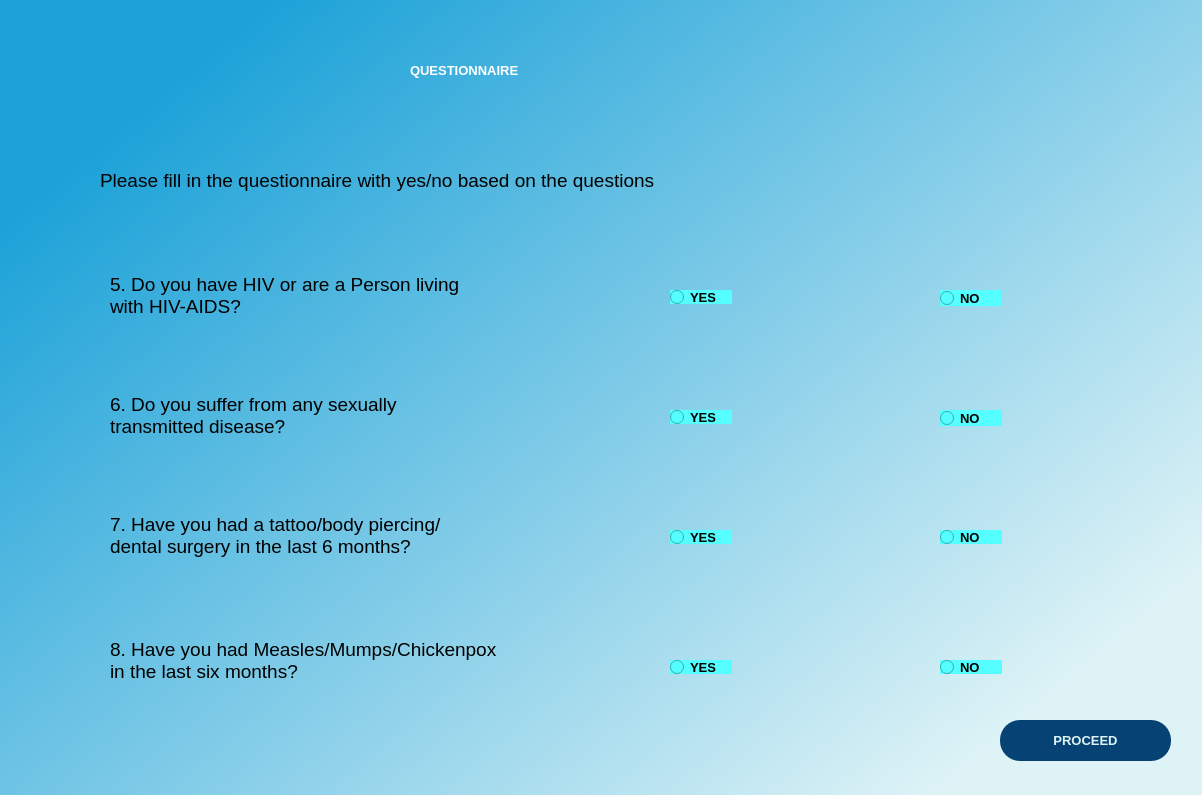
<?xml version="1.0" encoding="UTF-8"?>
<ui version="4.0">
 <class>Dialog</class>
 <widget class="QDialog" name="Dialog">
  <property name="geometry">
   <rect>
    <x>0</x>
    <y>0</y>
    <width>1202</width>
    <height>795</height>
   </rect>
  </property>
  <property name="windowTitle">
   <string>Dialog</string>
  </property>
  <widget class="QWidget" name="bgwidget" native="true">
   <property name="geometry">
    <rect>
     <x>0</x>
     <y>0</y>
     <width>1211</width>
     <height>831</height>
    </rect>
   </property>
   <property name="minimumSize">
    <size>
     <width>0</width>
     <height>831</height>
    </size>
   </property>
   <property name="font">
    <font>
     <pointsize>10</pointsize>
     <weight>75</weight>
     <bold>true</bold>
    </font>
   </property>
   <property name="styleSheet">
    <string notr="true">QWidget#bgwidget{
	background-color: rgb(85, 255, 255);
background-color:qlineargradient(spread:pad, x1:0.096, y1:0.158955, x2:0.893389, y2:0.813, stop:0 rgba(29, 162, 216, 255), stop:1 rgba(222, 243, 246, 255));}
</string>
   </property>
   <widget class="QLabel" name="label">
    <property name="geometry">
     <rect>
      <x>410</x>
      <y>30</y>
      <width>371</width>
      <height>81</height>
     </rect>
    </property>
    <property name="styleSheet">
     <string notr="true">font: 28pt &quot;MS Shell Dlg 2&quot;;color:white;</string>
    </property>
    <property name="text">
     <string>QUESTIONNAIRE </string>
    </property>
   </widget>
   <widget class="QLabel" name="label_2">
    <property name="geometry">
     <rect>
      <x>100</x>
      <y>160</y>
      <width>701</width>
      <height>41</height>
     </rect>
    </property>
    <property name="font">
     <font>
      <family>MS Shell Dlg 2</family>
      <pointsize>14</pointsize>
      <weight>50</weight>
      <italic>false</italic>
      <bold>false</bold>
     </font>
    </property>
    <property name="styleSheet">
     <string notr="true">font: 20pt &quot;MS Shell Dlg 2&quot;;color:black;
font: 14pt &quot;MS Shell Dlg 2&quot;;color:black;</string>
    </property>
    <property name="text">
     <string>Please fill in the questionnaire with yes/no based on the questions </string>
    </property>
   </widget>
   <widget class="QPushButton" name="proceed">
    <property name="geometry">
     <rect>
      <x>1000</x>
      <y>720</y>
      <width>171</width>
      <height>41</height>
     </rect>
    </property>
    <property name="styleSheet">
     <string notr="true">border-radius:20px;
background-color:#064273;
font: 16pt &quot;MS Shell Dlg 2&quot;;color:#def3f6;
</string>
    </property>
    <property name="text">
     <string>PROCEED</string>
    </property>
   </widget>
   <widget class="QLabel" name="errormsg">
    <property name="geometry">
     <rect>
      <x>380</x>
      <y>740</y>
      <width>411</width>
      <height>31</height>
     </rect>
    </property>
    <property name="styleSheet">
     <string notr="true">font: 12pt &quot;MS Shell Dlg 2&quot;;color: red;</string>
    </property>
    <property name="text">
     <string/>
    </property>
   </widget>
   <widget class="QRadioButton" name="yes5">
    <property name="geometry">
     <rect>
      <x>670</x>
      <y>290</y>
      <width>62</width>
      <height>14</height>
     </rect>
    </property>
    <property name="minimumSize">
     <size>
      <width>0</width>
      <height>14</height>
     </size>
    </property>
    <property name="font">
     <font>
      <pointsize>10</pointsize>
      <weight>75</weight>
      <bold>true</bold>
     </font>
    </property>
    <property name="styleSheet">
     <string notr="true">background-color: rgb(85, 255, 255);</string>
    </property>
    <property name="text">
     <string>YES</string>
    </property>
    <attribute name="buttonGroup">
     <string notr="true">q1</string>
    </attribute>
   </widget>
   <widget class="QRadioButton" name="no5">
    <property name="geometry">
     <rect>
      <x>940</x>
      <y>290</y>
      <width>61</width>
      <height>16</height>
     </rect>
    </property>
    <property name="minimumSize">
     <size>
      <width>61</width>
      <height>0</height>
     </size>
    </property>
    <property name="font">
     <font>
      <pointsize>10</pointsize>
      <weight>75</weight>
      <bold>true</bold>
     </font>
    </property>
    <property name="styleSheet">
     <string notr="true">background-color: rgb(85, 255, 255);</string>
    </property>
    <property name="text">
     <string>NO</string>
    </property>
    <attribute name="buttonGroup">
     <string notr="true">q1</string>
    </attribute>
   </widget>
   <widget class="QRadioButton" name="yes6">
    <property name="geometry">
     <rect>
      <x>670</x>
      <y>410</y>
      <width>62</width>
      <height>14</height>
     </rect>
    </property>
    <property name="font">
     <font>
      <pointsize>10</pointsize>
      <weight>75</weight>
      <bold>true</bold>
     </font>
    </property>
    <property name="styleSheet">
     <string notr="true">
background-color: rgb(85, 255, 255);</string>
    </property>
    <property name="text">
     <string>YES</string>
    </property>
    <attribute name="buttonGroup">
     <string notr="true">q2</string>
    </attribute>
   </widget>
   <widget class="QRadioButton" name="no6">
    <property name="geometry">
     <rect>
      <x>940</x>
      <y>410</y>
      <width>62</width>
      <height>16</height>
     </rect>
    </property>
    <property name="font">
     <font>
      <pointsize>10</pointsize>
      <weight>75</weight>
      <bold>true</bold>
     </font>
    </property>
    <property name="styleSheet">
     <string notr="true">background-color: rgb(85, 255, 255);</string>
    </property>
    <property name="text">
     <string>NO</string>
    </property>
    <attribute name="buttonGroup">
     <string notr="true">q2</string>
    </attribute>
   </widget>
   <widget class="QRadioButton" name="yes7">
    <property name="geometry">
     <rect>
      <x>670</x>
      <y>530</y>
      <width>62</width>
      <height>14</height>
     </rect>
    </property>
    <property name="font">
     <font>
      <pointsize>10</pointsize>
      <weight>75</weight>
      <bold>true</bold>
     </font>
    </property>
    <property name="styleSheet">
     <string notr="true">background-color: rgb(85, 255, 255);</string>
    </property>
    <property name="text">
     <string>YES</string>
    </property>
    <attribute name="buttonGroup">
     <string notr="true">q3</string>
    </attribute>
   </widget>
   <widget class="QRadioButton" name="no7">
    <property name="geometry">
     <rect>
      <x>940</x>
      <y>530</y>
      <width>62</width>
      <height>14</height>
     </rect>
    </property>
    <property name="font">
     <font>
      <pointsize>10</pointsize>
      <weight>75</weight>
      <bold>true</bold>
     </font>
    </property>
    <property name="styleSheet">
     <string notr="true">background-color: rgb(85, 255, 255);</string>
    </property>
    <property name="text">
     <string>NO</string>
    </property>
    <attribute name="buttonGroup">
     <string notr="true">q3</string>
    </attribute>
   </widget>
   <widget class="QRadioButton" name="yes8">
    <property name="geometry">
     <rect>
      <x>670</x>
      <y>660</y>
      <width>62</width>
      <height>14</height>
     </rect>
    </property>
    <property name="font">
     <font>
      <pointsize>10</pointsize>
      <weight>75</weight>
      <bold>true</bold>
     </font>
    </property>
    <property name="styleSheet">
     <string notr="true">background-color: rgb(85, 255, 255);</string>
    </property>
    <property name="text">
     <string>YES</string>
    </property>
    <attribute name="buttonGroup">
     <string notr="true">q4</string>
    </attribute>
   </widget>
   <widget class="QRadioButton" name="no8">
    <property name="geometry">
     <rect>
      <x>940</x>
      <y>660</y>
      <width>62</width>
      <height>14</height>
     </rect>
    </property>
    <property name="font">
     <font>
      <pointsize>10</pointsize>
      <weight>75</weight>
      <bold>true</bold>
     </font>
    </property>
    <property name="styleSheet">
     <string notr="true">background-color: rgb(85, 255, 255);</string>
    </property>
    <property name="text">
     <string>NO</string>
    </property>
    <attribute name="buttonGroup">
     <string notr="true">q4</string>
    </attribute>
   </widget>
   <widget class="QLabel" name="Q5">
    <property name="geometry">
     <rect>
      <x>110</x>
      <y>250</y>
      <width>441</width>
      <height>91</height>
     </rect>
    </property>
    <property name="font">
     <font>
      <family>MS Shell Dlg 2</family>
      <pointsize>14</pointsize>
      <weight>9</weight>
      <italic>false</italic>
      <bold>false</bold>
     </font>
    </property>
    <property name="styleSheet">
     <string notr="true">font: 14pt &quot;MS Shell Dlg 2&quot;;
font: 75 14pt &quot;MS Shell Dlg 2&quot;;</string>
    </property>
    <property name="text">
     <string>5. Do you have HIV or are a Person living 
with HIV-AIDS?</string>
    </property>
   </widget>
   <widget class="QLabel" name="Q6">
    <property name="geometry">
     <rect>
      <x>110</x>
      <y>620</y>
      <width>481</width>
      <height>81</height>
     </rect>
    </property>
    <property name="font">
     <font>
      <family>MS Shell Dlg 2</family>
      <pointsize>14</pointsize>
      <weight>9</weight>
      <italic>false</italic>
      <bold>false</bold>
     </font>
    </property>
    <property name="styleSheet">
     <string notr="true">font: 75 14pt &quot;MS Shell Dlg 2&quot;;</string>
    </property>
    <property name="text">
     <string>8. Have you had Measles/Mumps/Chickenpox 
in the last six months?</string>
    </property>
   </widget>
   <widget class="QLabel" name="Q7">
    <property name="geometry">
     <rect>
      <x>110</x>
      <y>500</y>
      <width>461</width>
      <height>71</height>
     </rect>
    </property>
    <property name="font">
     <font>
      <family>MS Shell Dlg 2</family>
      <pointsize>14</pointsize>
      <weight>9</weight>
      <italic>false</italic>
      <bold>false</bold>
     </font>
    </property>
    <property name="styleSheet">
     <string notr="true">font: 75 14pt &quot;MS Shell Dlg 2&quot;;</string>
    </property>
    <property name="text">
     <string>7. Have you had a tattoo/body piercing/
dental surgery in the last 6 months?</string>
    </property>
   </widget>
   <widget class="QLabel" name="Q6_2">
    <property name="geometry">
     <rect>
      <x>110</x>
      <y>370</y>
      <width>441</width>
      <height>91</height>
     </rect>
    </property>
    <property name="font">
     <font>
      <family>MS Shell Dlg 2</family>
      <pointsize>14</pointsize>
      <weight>9</weight>
      <italic>false</italic>
      <bold>false</bold>
     </font>
    </property>
    <property name="styleSheet">
     <string notr="true">font: 14pt &quot;MS Shell Dlg 2&quot;;
font: 75 14pt &quot;MS Shell Dlg 2&quot;;</string>
    </property>
    <property name="text">
     <string>6. Do you suffer from any sexually
transmitted disease?</string>
    </property>
   </widget>
  </widget>
 </widget>
 <resources/>
 <connections/>
 <buttongroups>
  <buttongroup name="q1"/>
  <buttongroup name="q2"/>
  <buttongroup name="q3"/>
  <buttongroup name="q4"/>
 </buttongroups>
</ui>
